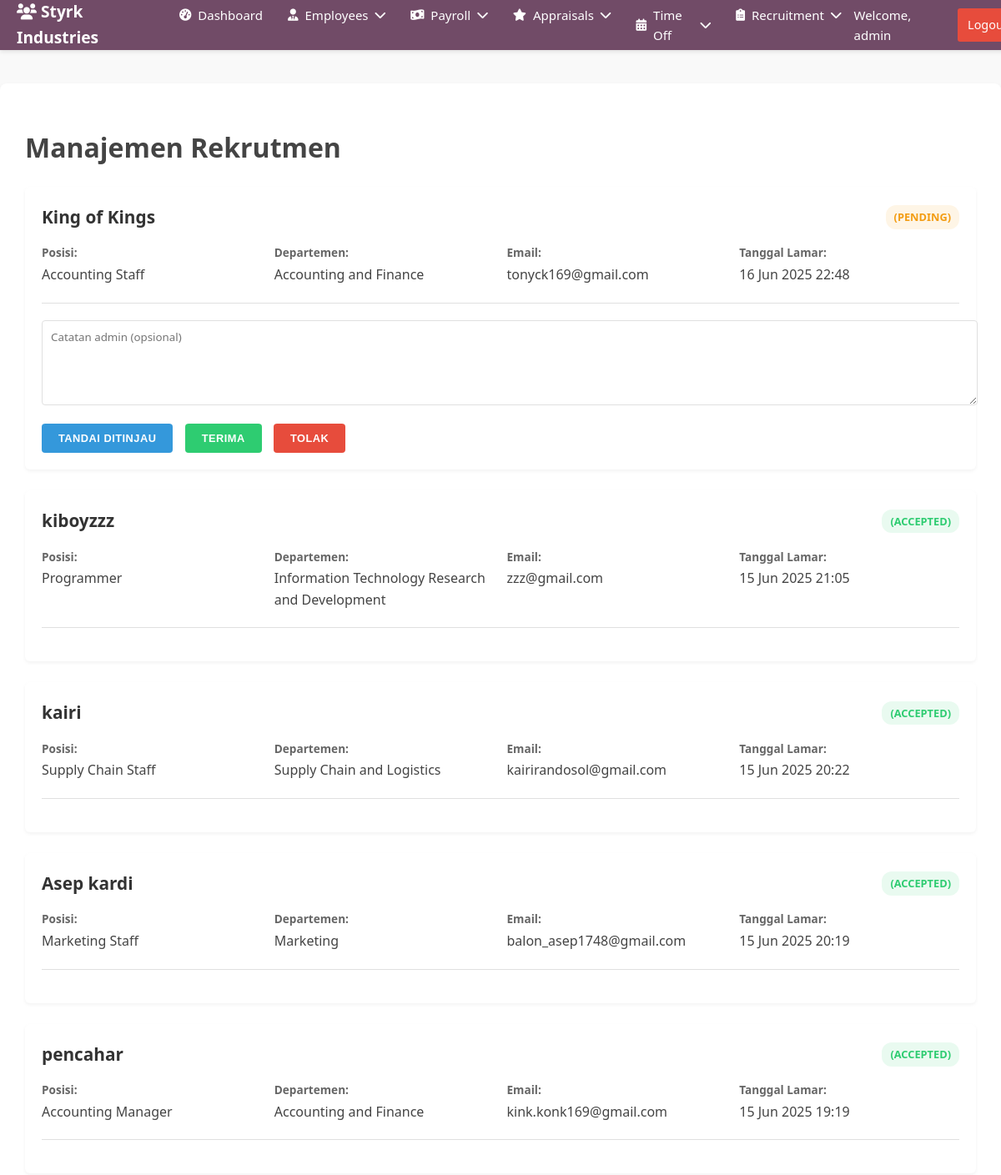
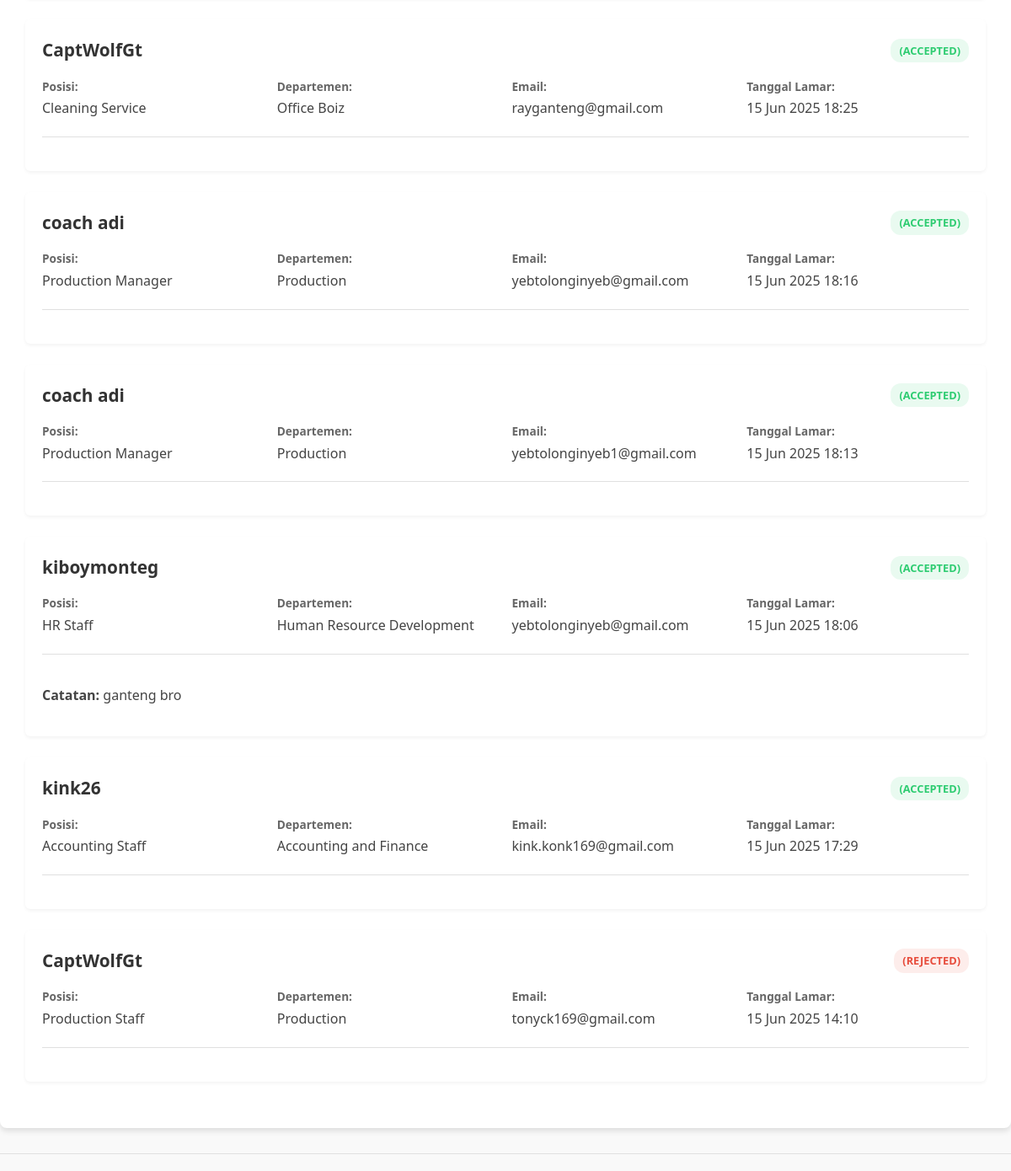
Page /admin_approval.php (signed in) on the committed database (2 pictures, top to bottom).
### tables this page shows
CREATE TABLE `recruitment` (
  `id` int NOT NULL,
  `name` varchar(100) NOT NULL,
  `email` varchar(100) NOT NULL,
  `phone` varchar(20) DEFAULT NULL,
  `position_id` int NOT NULL,
  `cv_path` varchar(255) NOT NULL,
  `photo_path` varchar(255) DEFAULT NULL,
  `application_date` datetime DEFAULT CURRENT_TIMESTAMP,
  `status` enum('pending','reviewed','accepted','rejected') DEFAULT 'pending',
  `admin_notes` text
);

CREATE TABLE `job_positions` (
  `position_id` int NOT NULL,
  `department_id` int NOT NULL,
  `title` varchar(100) NOT NULL
);

CREATE TABLE `departments` (
  `id` int NOT NULL,
  `name` varchar(100) NOT NULL
);

### admin_approval.php (the view, shortened to what this page needs)
<?php
require_once 'auth.php';
require 'admin_header.php';
$sql = "SELECT r.*,
        d.name AS department_name,
        jp.title AS position_title,
        jp.position_id
        FROM recruitment r
        JOIN job_positions jp ON r.position_id = jp.position_id
        JOIN departments d ON jp.department_id = d.id
        ORDER BY
           CASE WHEN r.status = 'pending' THEN 0
                WHEN r.status = 'reviewed' THEN 1
                ELSE 2 END,
           r.application_date DESC";
$result = $conn->query($sql);
$applications = $result->fetch_all(MYSQLI_ASSOC);
?>
<!DOCTYPE html>
<html>
<head>
</head>
<body>
    <div class="container">
        <h1>Manajemen Rekrutmen</h1>
        <?php foreach ($applications as $app): ?>
            <div class="application" data-status="<?= $app['status'] ?>">
                <h3><?= htmlspecialchars($app['name']) ?>
                    <span class="status-<?= $app['status'] ?>">
                        (<?= strtoupper($app['status']) ?>)
                    </span>
                </h3>
                <div class="app-details">
                    <div class="detail-item">
                        <span class="detail-label">Posisi:</span>
                        <span><?= htmlspecialchars($app['position_title']) ?></span>
                    </div>
                    <div class="detail-item">
                        <span class="detail-label">Departemen:</span>
                        <span><?= htmlspecialchars($app['department_name']) ?></span>
                    </div>
                    <div class="detail-item">
                        <span class="detail-label">Email:</span>
                        <span><?= htmlspecialchars($app['email']) ?></span>
                    </div>
                    <div class="detail-item">
                        <span class="detail-label">Tanggal Lamar:</span>
                        <span><?= date('d M Y H:i', strtotime($app['application_date'])) ?></span>
                    </div>
                </div>
                <?php if ($app['status'] == 'pending'): ?>
                    <form method="POST" class="action-form" enctype="multipart/form-data">
                        <textarea name="notes" placeholder="Catatan admin (opsional)"></textarea>
                        <button type="submit" name="action" value="review" class="action-btn review-btn">Tandai Ditinjau</button>
                        <button type="submit" name="action" value="accept" class="action-btn accept-btn">Terima</button>
                        <button type="submit" name="action" value="reject" class="action-btn reject-btn">Tolak</button>
                    </form>
                <?php else: ?>
                    <div class="action-form">
                        <?php if (!empty($app['admin_notes'])): ?>
                            <p><strong>Catatan:</strong> <?= htmlspecialchars($app['admin_notes']) ?></p>
                        <?php endif; ?>
                    </div>
                <?php endif; ?>
            </div>
        <?php endforeach; ?>
    </div>
    <form method="POST" class="action-form" action="<?= htmlspecialchars($_SERVER['PHP_SELF']) ?>">
    </form>
</body>
</html>

### admin_header.php (style rules this page uses)
body { font-family: -apple-system, BlinkMacSystemFont, "Segoe UI", Roboto, Helvetica, Arial, sans-serif; margin: 0; background-color: #f5f6f7; color: #333; }

### admin_approval.php (style rules this page uses)
:root { --primary-color: #3498db; --success-color: #2ecc71; --warning-color: #f39c12; --danger-color: #e74c3c; --light-gray: #f5f5f5; --medium-gray: #e0e0e0; --dark-gray: #333; --white: #ffffff; --shadow: 0 4px 6px rgba(0, 0, 0, 0.1); }
body { font-family: 'Segoe UI', Tahoma, Geneva, Verdana, sans-serif; line-height: 1.6; color: #444; background-color: #f9f9f9; margin: 0; padding: 0; margin-top: 100px; }
.container { max-width: 1200px; margin: 30px auto; background-color: var(--white); border-radius: 8px; box-shadow: var(--shadow); padding: 30px; }
.application { background-color: var(--white); border-radius: 6px; box-shadow: 0 2px 4px rgba(0, 0, 0, 0.05); padding: 20px; margin-bottom: 25px; transition: all 0.3s ease; }
.application h3 { margin: 0 0 10px 0; color: var(--dark-gray); font-size: 1.3rem; display: flex; justify-content: space-between; align-items: center; }
.app-details { display: grid; grid-template-columns: repeat(auto-fill, minmax(250px, 1fr)); gap: 15px; margin: 15px 0; }
.detail-item { display: flex; flex-direction: column; }
.detail-label { font-weight: 600; color: #666; font-size: 0.85rem; margin-bottom: 3px; }
.action-form { margin-top: 20px; padding-top: 20px; border-top: 1px solid var(--medium-gray); }
textarea { width: 100%; padding: 10px; border: 1px solid var(--medium-gray); border-radius: 4px; min-height: 80px; margin-bottom: 15px; font-family: inherit; resize: vertical; }
.action-btn { padding: 10px 20px; margin-right: 10px; border: none; border-radius: 4px; cursor: pointer; font-weight: 600; transition: all 0.2s ease; text-transform: uppercase; font-size: 0.8rem; letter-spacing: 0.5px; }
.review-btn { background-color: var(--primary-color); color: var(--white); }
.accept-btn { background-color: var(--success-color); color: var(--white); }
.reject-btn { background-color: var(--danger-color); color: var(--white); }
[class^="status-"] { font-size: 0.8rem; padding: 4px 10px; border-radius: 12px; font-weight: 600; }
.status-pending { color: var(--warning-color); background-color: rgba(243, 156, 18, 0.1); }
.status-accepted { color: var(--success-color); background-color: rgba(46, 204, 113, 0.1); }
.status-rejected { color: var(--danger-color); background-color: rgba(231, 76, 60, 0.1); }

### rows in the picture
recruitment: name "King of Kings", status "PENDING", position.title "Accounting Staff", departments.name "Accounting and Finance", email "tonyck169@gmail.com", application_date "16 Jun 2025 22:48"
recruitment: name "kiboyzzz", status "ACCEPTED", position.title "Programmer", departments.name "Information Technology Research and Development", email "zzz@gmail.com", application_date "15 Jun 2025 21:05"
recruitment: name "kairi", status "ACCEPTED", position.title "Supply Chain Staff", departments.name "Supply Chain and Logistics", email "kairirandosol@gmail.com", application_date "15 Jun 2025 20:22"
recruitment: name "Asep kardi", status "ACCEPTED", position.title "Marketing Staff", departments.name "Marketing", email "balon_asep1748@gmail.com", application_date "15 Jun 2025 20:19"
recruitment: name "pencahar", status "ACCEPTED", position.title "Accounting Manager", departments.name "Accounting and Finance", email "kink.konk169@gmail.com", application_date "15 Jun 2025 19:19"
recruitment: name "CaptWolfGt", status "ACCEPTED", position.title "Cleaning Service", departments.name "Office Boiz", email "rayganteng@gmail.com", application_date "15 Jun 2025 18:25"
recruitment: name "coach adi", status "ACCEPTED", position.title "Production Manager", departments.name "Production", email "yebtolonginyeb@gmail.com", application_date "15 Jun 2025 18:16"
recruitment: name "coach adi", status "ACCEPTED", position.title "Production Manager", departments.name "Production", email "yebtolonginyeb1@gmail.com", application_date "15 Jun 2025 18:13"
recruitment: name "kiboymonteg", status "ACCEPTED", position.title "HR Staff", departments.name "Human Resource Development", email "yebtolonginyeb@gmail.com", application_date "15 Jun 2025 18:06", admin_notes "ganteng bro"
recruitment: name "kink26", status "ACCEPTED", position.title "Accounting Staff", departments.name "Accounting and Finance", email "kink.konk169@gmail.com", application_date "15 Jun 2025 17:29"
recruitment: name "CaptWolfGt", status "REJECTED", position.title "Production Staff", departments.name "Production", email "tonyck169@gmail.com", application_date "15 Jun 2025 14:10"

### other values in the picture
$_SESSION['username'] "admin"
